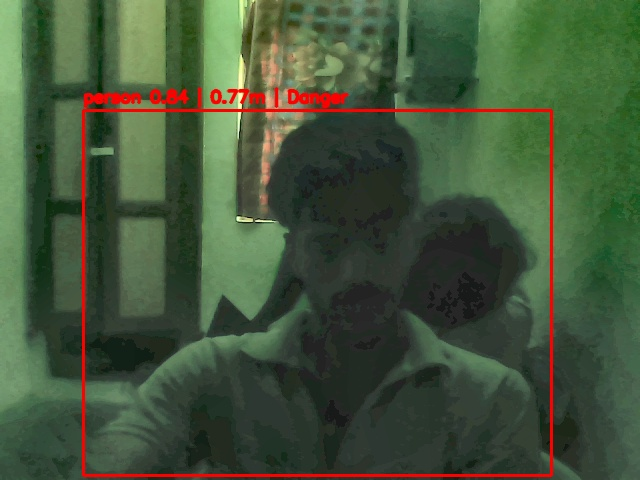
#> input picture alerts/alert_20260302_094448.jpg, 640 x 480 px
$ python -i enhancement.py   (imports and definitions only)
#> lines starting #> are read from the running program, lines starting #| are printed output that depends on the picture
#> further down, picture is the input picture: shape (480, 640, 3); mean B, G, R 58.9, 85.5, 68.2
import cv2
import numpy as np


def enhance_low_light(
    frame: np.ndarray,
    gamma: float = 1.6,
    clahe_clip_limit: float = 3.0,
    clahe_tile_size: int = 8,
) -> np.ndarray:
    """Enhance low-light frames with luminance CLAHE and gamma brightening."""
#> called with gamma = 1.6, clahe_clip_limit = 3, clahe_tile_size = 8
    if frame is None or frame.size == 0:
        return frame

    lab = cv2.cvtColor(frame, cv2.COLOR_BGR2LAB)
#> lab: shape (480, 640, 3); mean of channels 0, 1, 2 87.7, 116, 141.7
    l_channel, a_channel, b_channel = cv2.split(lab)
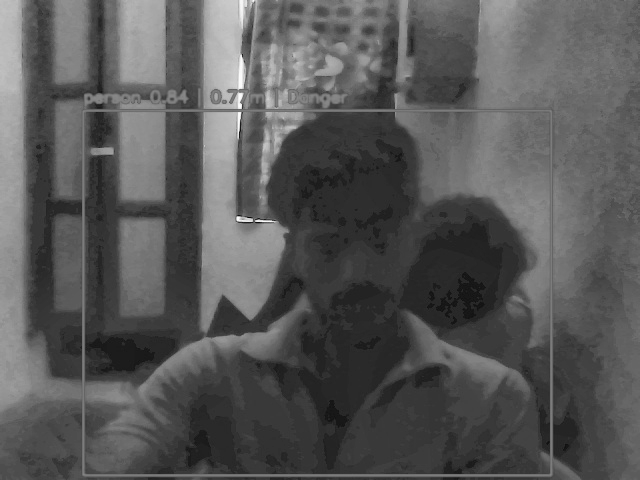
#> l_channel: shape (480, 640); min 8, max 252, mean 87.7
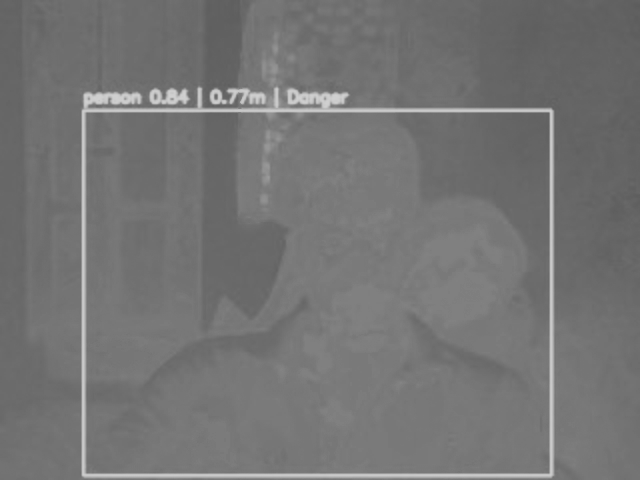
#> a_channel: shape (480, 640); min 92, max 208, mean 116
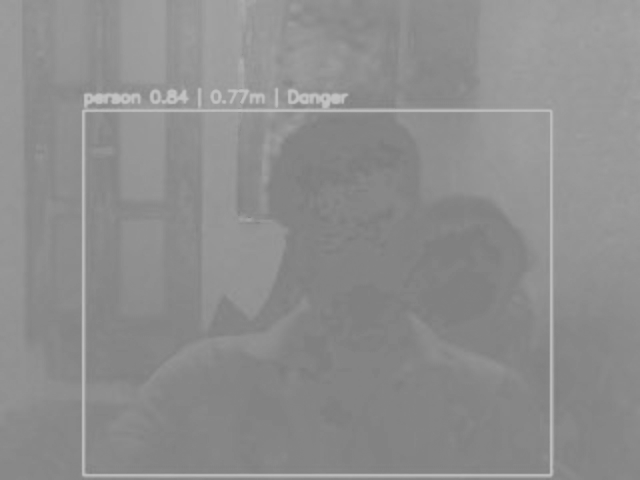
#> b_channel: shape (480, 640); min 124, max 195, mean 141.7

    clahe = cv2.createCLAHE(clipLimit=float(clahe_clip_limit), tileGridSize=(int(clahe_tile_size), int(clahe_tile_size)))
    l_eq = clahe.apply(l_channel)
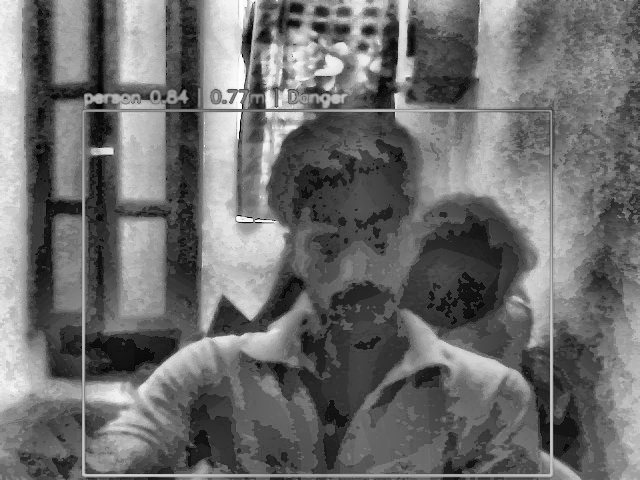
#> l_eq: shape (480, 640); min 2, max 255, mean 110.4

    merged_lab = cv2.merge((l_eq, a_channel, b_channel))
#> merged_lab: shape (480, 640, 3); mean of channels 0, 1, 2 110.4, 116, 141.7
    enhanced = cv2.cvtColor(merged_lab, cv2.COLOR_LAB2BGR)
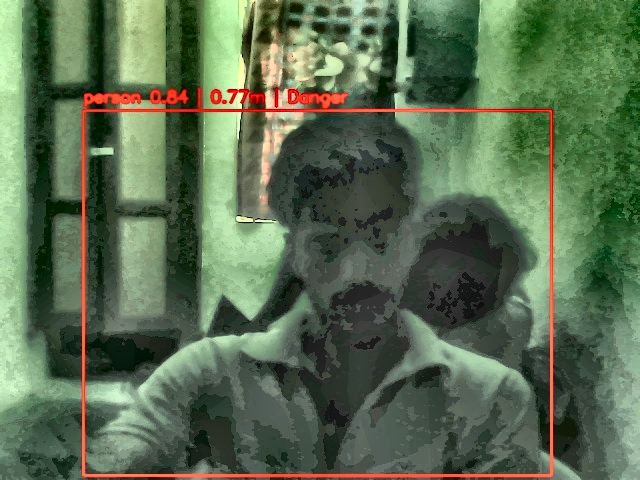
#> enhanced: shape (480, 640, 3); mean B, G, R 80.8, 108.8, 90.2

    inv_gamma = 1.0 / max(0.1, float(gamma))
    table = np.array([((i / 255.0) ** inv_gamma) * 255 for i in range(256)], dtype=np.uint8)
    return cv2.LUT(enhanced, table)
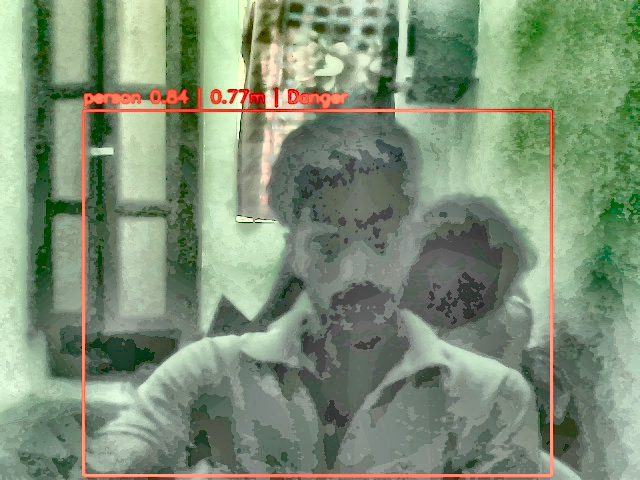
#> returned value: shape (480, 640, 3); mean of channels 0, 1, 2 118.5, 144.4, 126.4; drawn as B, G, R

>>> import cv2
>>> picture = cv2.imread('../alerts/alert_20260302_094448.jpg')
>>> result = enhance_low_light(picture)

$ run again, on alerts/alert_20260302_094508.jpg
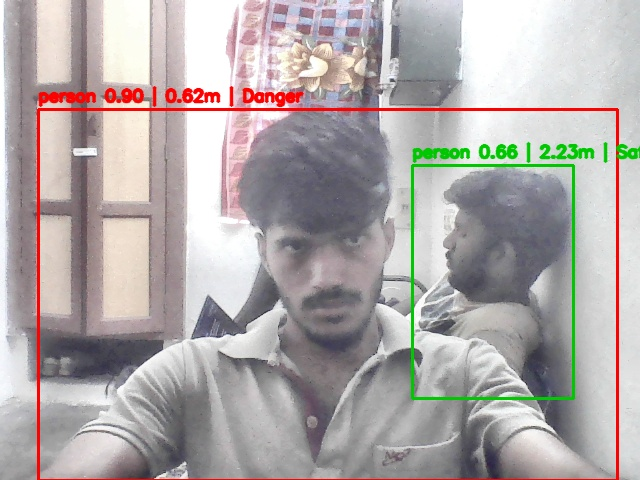
#> input picture alerts/alert_20260302_094508.jpg, 640 x 480 px
#> picture is the input picture: shape (480, 640, 3); mean B, G, R 169.8, 170.6, 177.3
#> lab: shape (480, 640, 3); mean of channels 0, 1, 2 179.5, 130.6, 129.8
#> merged_lab: shape (480, 640, 3); mean of channels 0, 1, 2 148.8, 130.6, 129.8
#> in enhance_low_light, `enhanced = cv2.cvtColor(merged_lab, cv2.COLOR_LAB2BGR)`:
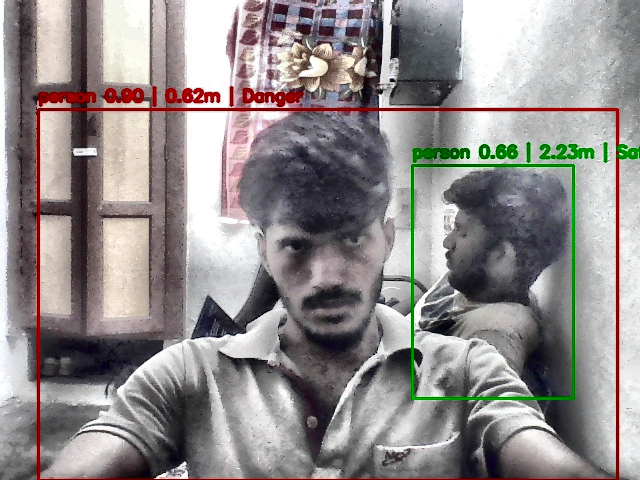
#> enhanced: shape (480, 640, 3); mean B, G, R 141.2, 141.7, 147.1
#> in enhance_low_light, `return cv2.LUT(enhanced, table)`:
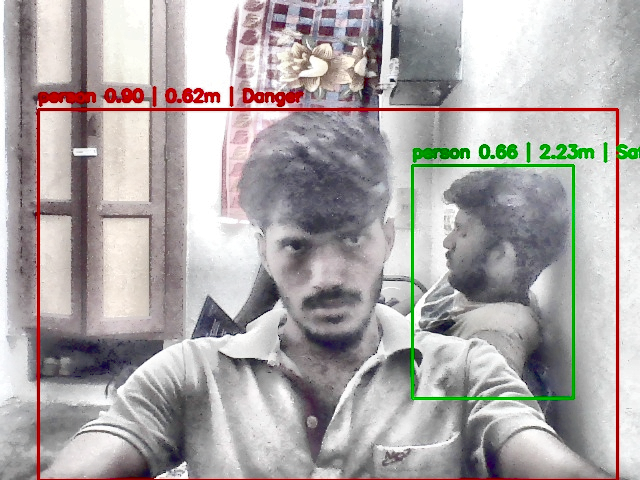
#> returned value: shape (480, 640, 3); mean of channels 0, 1, 2 168.7, 169.2, 174.2; drawn as B, G, R

$ run again, on alerts/alert_20260302_094528.jpg
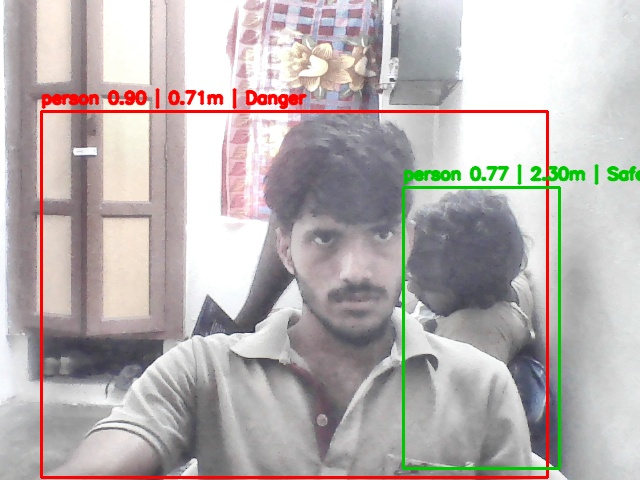
#> input picture alerts/alert_20260302_094528.jpg, 640 x 480 px
#> picture is the input picture: shape (480, 640, 3); mean B, G, R 177.4, 178.5, 185.6
#> lab: shape (480, 640, 3); mean of channels 0, 1, 2 187.1, 130.7, 130.1
#> merged_lab: shape (480, 640, 3); mean of channels 0, 1, 2 156.8, 130.7, 130.1
#> in enhance_low_light, `enhanced = cv2.cvtColor(merged_lab, cv2.COLOR_LAB2BGR)`:
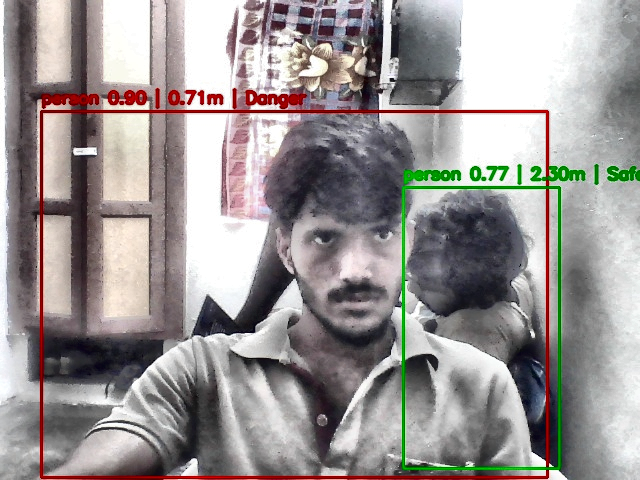
#> enhanced: shape (480, 640, 3); mean B, G, R 148.8, 149.7, 155.3
#> in enhance_low_light, `return cv2.LUT(enhanced, table)`:
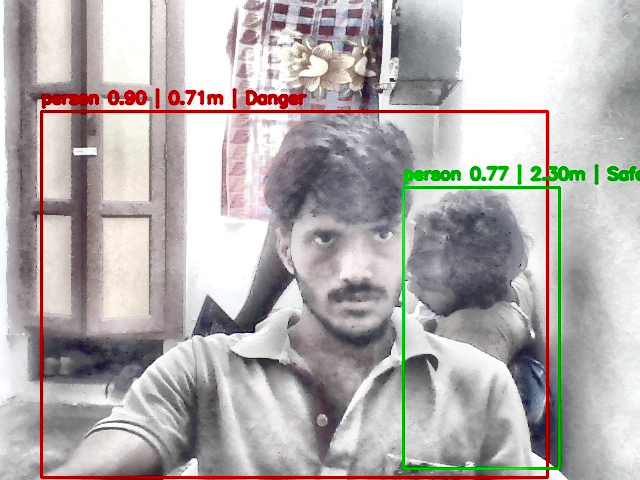
#> returned value: shape (480, 640, 3); mean of channels 0, 1, 2 174.5, 175.4, 180.6; drawn as B, G, R
